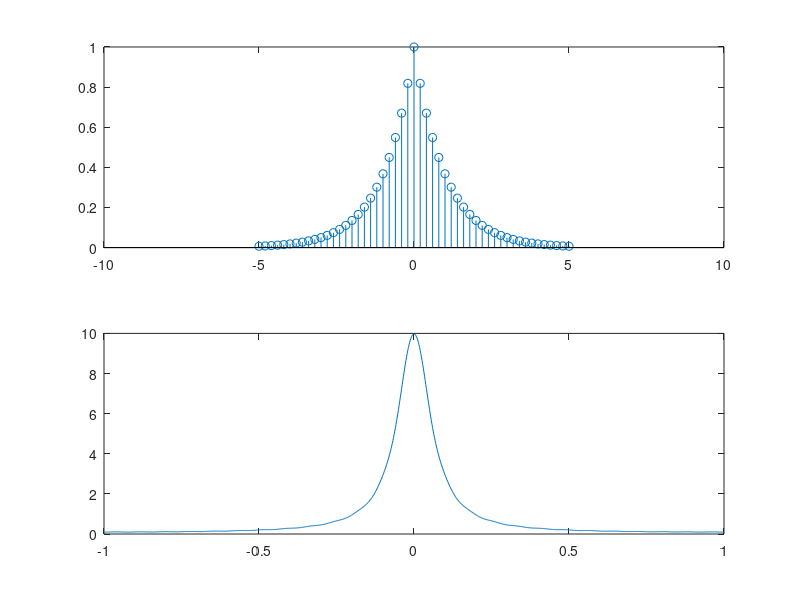

Here is the MATLAB script that generated this plot:
% Ex3_19_1
% 한밭대학교 20191780 육정훈

Dt = 0.00005;
t = -0.005:Dt:0.005;
xa = exp(-1000*abs(t));

Ts = 0.0002;
n = -25:1:25;
x = exp(-1000*abs(n * Ts));

K = 500;
k = 0:1:K;
w = pi*k/K;
X = x * exp(-i * n' * w);
X = real(X);
w = [-fliplr(w), w(2:K+1)];
X = [fliplr(X), X(2:K+1)];

subplot(2, 1, 1); stem(n * Ts * 1000, x); axis([-10, 10]);
subplot(2, 1, 2); plot(w/pi, X);
